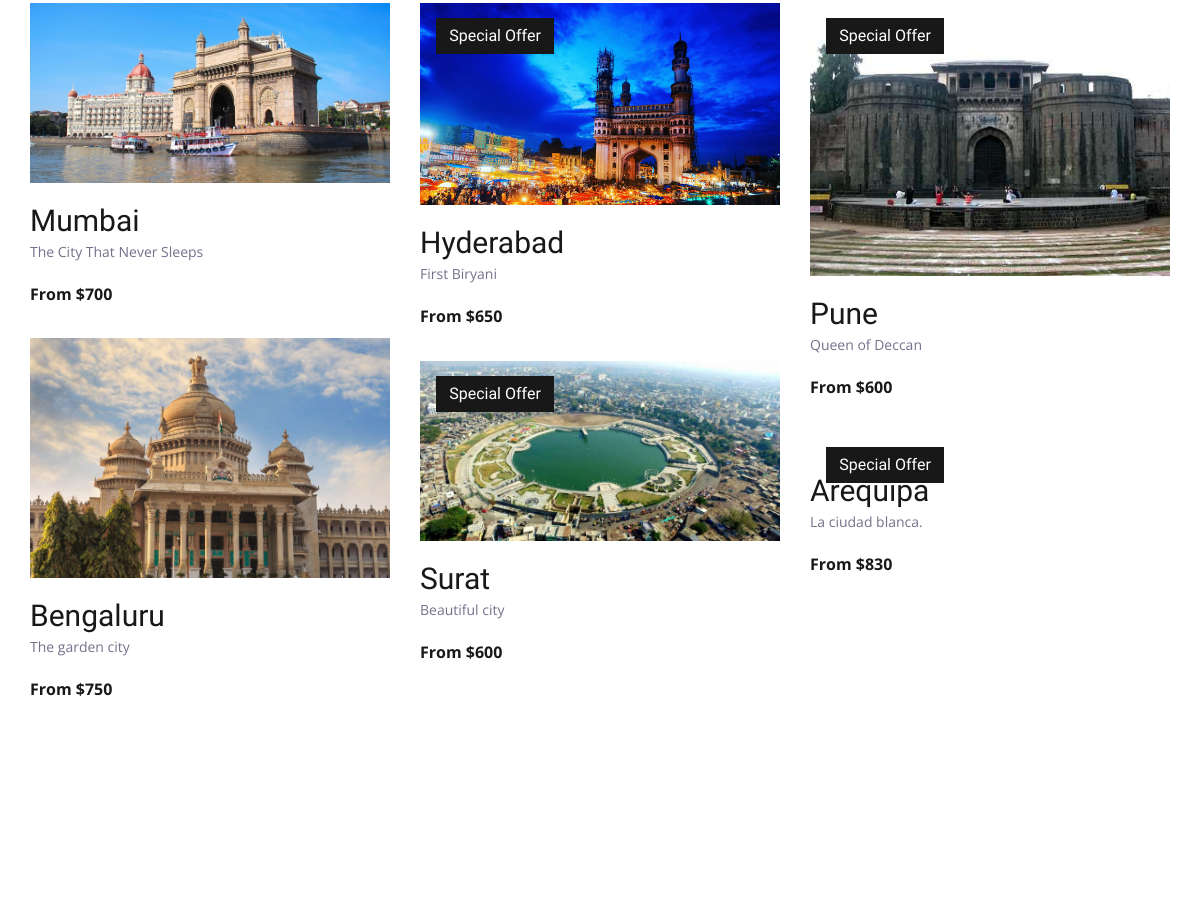
The app's page / (middle part), older data.
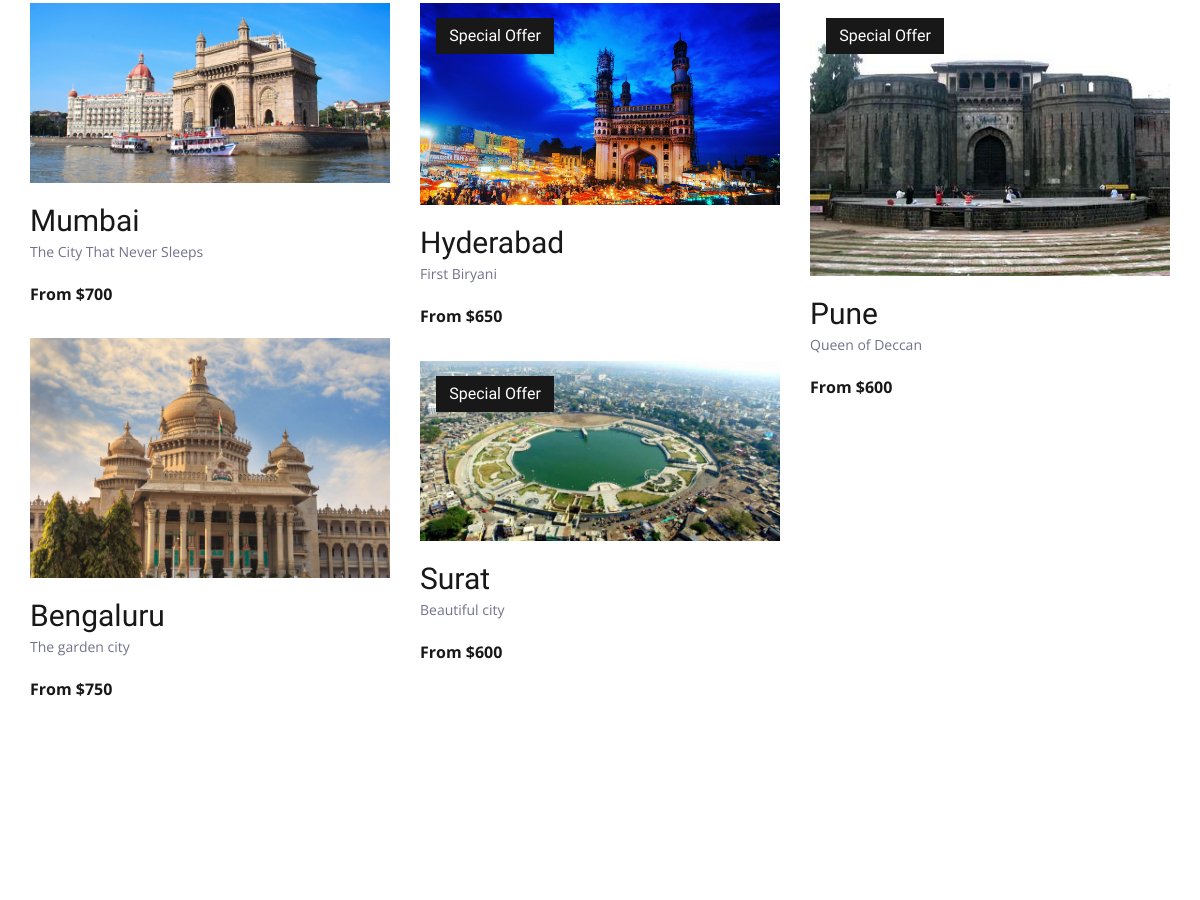
The same page, newer data.
### travello/models.py (models this page shows)
class DestinosTuristicos(models.Model):
    nombreCiudad = models.CharField(max_length=100)
    imagenCiudad = models.ImageField(upload_to='pics')
    descripcionCiudad = models.TextField()
    precioTour = models.IntegerField()
    ofertaTour = models.BooleanField(default=False)

### travello/views.py (the view)
# urls.py: path('', views.index, name='index'),
def index(request):
    dests = DestinosTuristicos.objects.all()
    return render(request, 'index.html', {'dests': dests})

### templates/index.html (shortened to what this page needs)
{% load static %}
<!DOCTYPE html>
<html lang="en">
<head>
	<link rel="stylesheet" type="text/css" href="{% static 'styles/bootstrap4/bootstrap.min.css' %}">
	<link href="{% static 'plugins/font-awesome-4.7.0/css/font-awesome.min.css' %}" rel="stylesheet" type="text/css">
	<link rel="stylesheet" type="text/css" href="{% static 'plugins/OwlCarousel2-2.2.1/owl.carousel.css' %}">
	<link rel="stylesheet" type="text/css" href="{% static 'plugins/OwlCarousel2-2.2.1/owl.theme.default.css' %}">
	<link rel="stylesheet" type="text/css" href="{% static 'plugins/OwlCarousel2-2.2.1/animate.css' %}">
	<link rel="stylesheet" type="text/css" href="{% static 'styles/main_styles.css' %}">
	<link rel="stylesheet" type="text/css" href="{% static 'styles/responsive.css' %}">
</head>
<body>
	<div class="super_container">
		<div class="destinations" id="destinations">
			<div class="container">
				<div class="row destinations_row">
					<div class="col">
						<div class="destinations_container item_grid">
							{% for dest in dests %}
							<div class="destination item">
								<div class="destination_image">
									<img src="{{dest.imagenCiudad.url}}" alt="">
									{% if dest.ofertaTour %}
									<div class="spec_offer text-center"><a href="#">Special Offer</a></div>
									{% endif %}
								</div>
								<div class="destination_content">
									<div class="destination_title"><a href="destinations.html">{{dest.nombreCiudad}}</a></div>
									<div class="destination_subtitle">
										<p>{{dest.descripcionCiudad}}</p>
									</div>
									<div class="destination_price">From ${{dest.precioTour}}</div>
								</div>
							</div>
							{% endfor %}
						</div>
					</div>
				</div>
			</div>
		</div>
		<div class="testimonials" id="testimonials">
			<div class="parallax_background parallax-window" data-parallax="scroll"
				data-image-src="{% static 'images/testimonials.jpg' %}" data-speed="0.8"></div>
		</div>
	</div>
</body>
</html>

### static/styles/main_styles.css (style rules this page uses)
* { margin: 0; padding: 0; -webkit-font-smoothing: antialiased; -webkit-text-shadow: rgba(0,0,0,.01) 0 0 1px; text-shadow: rgba(0,0,0,.01) 0 0 1px; }
body { font-family: 'Open Sans', sans-serif; font-size: 14px; font-weight: 400; background: #FFFFFF; color: #a5a5a5; }
div { display: block; position: relative; -webkit-box-sizing: border-box; -moz-box-sizing: border-box; box-sizing: border-box; }
p { font-family: 'Open Sans', sans-serif; font-size: 14px; line-height: 1.9285; font-weight: 400; color: #72728c; -webkit-font-smoothing: antialiased; -webkit-text-shadow: rgba(0,0,0,.01) 0 0 1px; text-shadow: rgba(0,0,0,.01) 0 0 1px; }
p:last-of-type { margin-bottom: 0; }
a, a:hover, a:visited, a:active, a:link { text-decoration: none; -webkit-font-smoothing: antialiased; -webkit-text-shadow: rgba(0,0,0,.01) 0 0 1px; text-shadow: rgba(0,0,0,.01) 0 0 1px; }
.super_container { width: 100%; overflow: hidden; }
.parallax-window { min-height: 400px; background: transparent; }
.parallax_background { position: absolute; top: 0; left: 0; width: 100%; height: 100%; }
.destinations { width: 100%; background: #FFFFFF; padding-top: 115px; padding-bottom: 116px; }
.destinations_row { margin-top: 99px; }
.destination_image { width: 100%; }
.destination_image img { max-width: 100%; }
.spec_offer { position: absolute; top: 15px; left: 16px; width: 118px; height: 36px; background: #181818; }
.spec_offer a { display: block; font-family: 'Oswald', sans-serif; font-size: 16px; color: #FFFFFF; line-height: 36px; font-weight: 400; }
.destinations_container { width: calc(100% + 30px); left: -15px; }
.destination { width: calc(100% / 3); padding-left: 15px; padding-right: 15px; margin-bottom: 33px; }
.destination_title { margin-top: 15px; }
.destination_title a { font-family: 'Oswald', sans-serif; font-size: 30px; font-weight: 400; color: #181818; }
.destination_subtitle { margin-top: -4px; }
.destination_price { font-size: 16px; font-weight: 700; color: #181818; margin-top: 16px; }
.testimonials { width: 100%; padding-top: 118px; padding-bottom: 115px; }

Row changes from the older to the newer data that the page shows:
removed DestinosTuristicos: ofertaTour "Special Offer", nombreCiudad "Arequipa", descripcionCiudad "La ciudad blanca.", precioTour "830"
